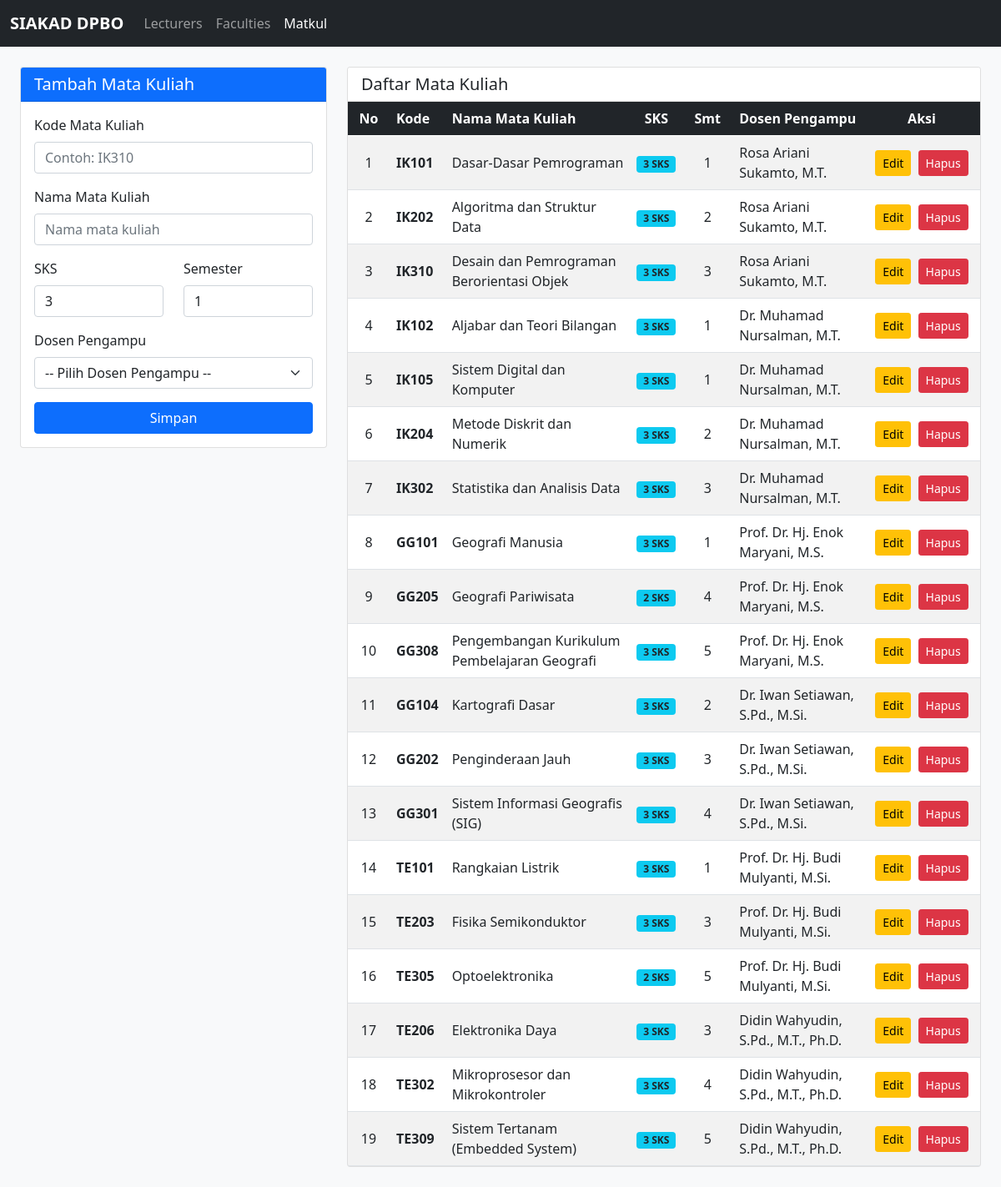
The page /Project/matkul.php on the database its author committed.
### tables this page shows
CREATE TABLE `matkul` (
  `id` int(11) NOT NULL AUTO_INCREMENT,
  `code` varchar(20) NOT NULL,
  `name` varchar(150) NOT NULL,
  `sks` int(11) NOT NULL,
  `semester` int(11) NOT NULL,
  `lecturer_id` int(11) NOT NULL,
  PRIMARY KEY (`id`),
  KEY `fk_matkul_lecturers` (`lecturer_id`),
  CONSTRAINT `fk_matkul_lecturers` FOREIGN KEY (`lecturer_id`) REFERENCES `lecturers` (`id`) ON DELETE CASCADE ON UPDATE CASCADE
);

CREATE TABLE `lecturers` (
  `id` int(11) NOT NULL AUTO_INCREMENT,
  `name` varchar(150) NOT NULL,
  `nidn` varchar(30) NOT NULL,
  `phone` varchar(30) NOT NULL,
  `join_date` date NOT NULL,
  `faculty_id` int(11) NOT NULL,
  PRIMARY KEY (`id`),
  KEY `fk_lecturers_faculties` (`faculty_id`),
  CONSTRAINT `fk_lecturers_faculties` FOREIGN KEY (`faculty_id`) REFERENCES `faculties` (`id`) ON DELETE CASCADE ON UPDATE CASCADE
);

### Project/controllers/MatkulController.php (called while the page is built, shortened)
<?php
include_once("models/DB.php");
include_once("models/Matkul.php");
include_once("views/MatkulView.php");
class MatkulController
{
    private $matkul;
    private $lecturer;
    function __construct()
    {
        $this->matkul = new Matkul(Config::$db_host, Config::$db_user, Config::$db_pass, Config::$db_name);
        $this->lecturer = new Lecturer(Config::$db_host, Config::$db_user, Config::$db_pass, Config::$db_name);
    }
    public function index($id_edit = null)
    {
        $this->matkul->open();
        $this->lecturer->open();
        $this->matkul->getMatkul();
        $this->lecturer->getLecturers();
        $data = array(
            'matkul' => array(),
            'lecturers' => array()
        );
        while ($row = $this->matkul->getResult()) {
            array_push($data['matkul'], $row);
        }
        while ($row = $this->lecturer->getResult()) {
            array_push($data['lecturers'], $row);
        }
        $editData = null;
        $view = new MatkulView();
        $view->render($data, $editData);
    }
}

### Project/models/DB.php (called while the page is built, shortened)
<?php
class DB
{
    var $db_host = "";
    var $db_user = "";
    var $db_pass = "";
    var $db_name = "";
    var $db_link = "";
    function __construct($db_host, $db_user, $db_pass, $db_name)
    {
        $this->db_host = $db_host;
        $this->db_user = $db_user;
        $this->db_pass = $db_pass;
        $this->db_name = $db_name;
    }
    function open()
    {
        $this->db_link = mysqli_connect($this->db_host, $this->db_user, $this->db_pass, $this->db_name);
    }
    function execute($query)
    {
        $this->result = mysqli_query($this->db_link, $query);
        return $this->result;
    }
}

### Project/models/Matkul.php (called while the page is built, shortened)
<?php
class Matkul extends DB
{
    function getMatkul()
    {
        $query = "SELECT matkul.*, lecturers.name AS lecturer_name
                  FROM matkul
                  JOIN lecturers ON matkul.lecturer_id = lecturers.id
                  ORDER BY matkul.id ASC";
        return $this->execute($query);
    }
}

### Project/views/MatkulView.php (the view, shortened to what this page needs)
<?php
class MatkulView
{
    public function render($data, $editData = null)
    {
        $no = 1;
        $dataTabel = "";
        foreach ($data['matkul'] as $row) {
            $dataTabel .= "<tr>
                <td class='text-center align-middle'>" . $no++ . "</td>
                <td class='align-middle fw-bold'>" . htmlspecialchars($row['code']) . "</td>
                <td class='align-middle'>" . htmlspecialchars($row['name']) . "</td>
                <td class='text-center align-middle'><span class='badge bg-info text-dark'>" . htmlspecialchars($row['sks']) . " SKS</span></td>
                <td class='text-center align-middle'>" . htmlspecialchars($row['semester']) . "</td>
                <td class='align-middle'>" . htmlspecialchars($row['lecturer_name']) . "</td>
                <td class='text-center align-middle'>
                    <a href='matkul.php?id_edit=" . $row['id'] . "' class='btn btn-warning btn-sm me-1'>Edit</a>
                    <a href='matkul.php?id_hapus=" . $row['id'] . "' class='btn btn-danger btn-sm' onclick='return confirm(\"Yakin ingin menghapus mata kuliah ini?\")'>Hapus</a>
                </td>
            </tr>";
        }
    }
}

### rows shown on the page
matkul: code "IK101", name "Dasar-Dasar Pemrograman", sks "3", semester "1", lecturer.name "Rosa Ariani Sukamto, M.T."
matkul: code "IK202", name "Algoritma dan Struktur Data", sks "3", semester "2", lecturer.name "Rosa Ariani Sukamto, M.T."
matkul: code "IK310", name "Desain dan Pemrograman Berorientasi Objek", sks "3", semester "3", lecturer.name "Rosa Ariani Sukamto, M.T."
matkul: code "IK102", name "Aljabar dan Teori Bilangan", sks "3", semester "1", lecturer.name "Dr. Muhamad Nursalman, M.T."
matkul: code "IK105", name "Sistem Digital dan Komputer", sks "3", semester "1", lecturer.name "Dr. Muhamad Nursalman, M.T."
matkul: code "IK204", name "Metode Diskrit dan Numerik", sks "3", semester "2", lecturer.name "Dr. Muhamad Nursalman, M.T."
matkul: code "IK302", name "Statistika dan Analisis Data", sks "3", semester "3", lecturer.name "Dr. Muhamad Nursalman, M.T."
matkul: code "GG101", name "Geografi Manusia", sks "3", semester "1", lecturer.name "Prof. Dr. Hj. Enok Maryani, M.S."
matkul: code "GG205", name "Geografi Pariwisata", sks "2", semester "4", lecturer.name "Prof. Dr. Hj. Enok Maryani, M.S."
matkul: code "GG308", name "Pengembangan Kurikulum Pembelajaran Geografi", sks "3", semester "5", lecturer.name "Prof. Dr. Hj. Enok Maryani, M.S."
matkul: code "GG104", name "Kartografi Dasar", sks "3", semester "2", lecturer.name "Dr. Iwan Setiawan, S.Pd., M.Si."
matkul: code "GG202", name "Penginderaan Jauh", sks "3", semester "3", lecturer.name "Dr. Iwan Setiawan, S.Pd., M.Si."
matkul: code "GG301", name "Sistem Informasi Geografis (SIG)", sks "3", semester "4", lecturer.name "Dr. Iwan Setiawan, S.Pd., M.Si."
matkul: code "TE101", name "Rangkaian Listrik", sks "3", semester "1", lecturer.name "Prof. Dr. Hj. Budi Mulyanti, M.Si."
matkul: code "TE203", name "Fisika Semikonduktor", sks "3", semester "3", lecturer.name "Prof. Dr. Hj. Budi Mulyanti, M.Si."
matkul: code "TE305", name "Optoelektronika", sks "2", semester "5", lecturer.name "Prof. Dr. Hj. Budi Mulyanti, M.Si."
matkul: code "TE206", name "Elektronika Daya", sks "3", semester "3", lecturer.name "Didin Wahyudin, S.Pd., M.T., Ph.D."
matkul: code "TE302", name "Mikroprosesor dan Mikrokontroler", sks "3", semester "4", lecturer.name "Didin Wahyudin, S.Pd., M.T., Ph.D."
matkul: code "TE309", name "Sistem Tertanam (Embedded System)", sks "3", semester "5", lecturer.name "Didin Wahyudin, S.Pd., M.T., Ph.D."
